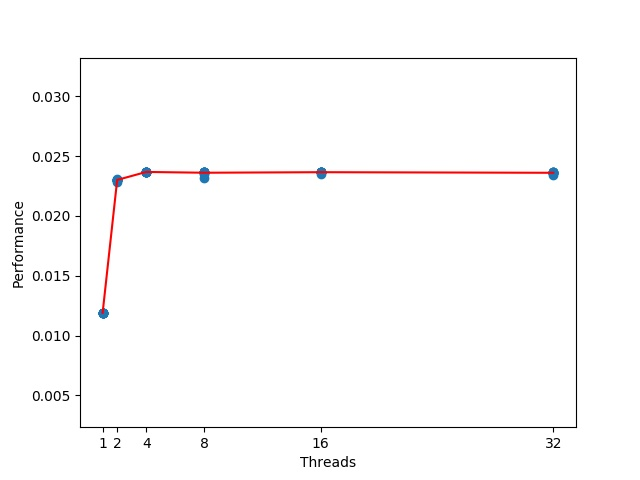

This chart was generated by the following Python code:
import numpy as np
import matplotlib.pyplot as plt
from sklearn.linear_model import LinearRegression
from sklearn.preprocessing import PolynomialFeatures

threads = [1, 2, 4, 8, 16, 32]
x = []
y = []

for n_threads in threads:
    with open('./times-obtained/%d-threads.txt' %(n_threads)) as file:
        sum = 0
        cnt = 0
        for time in file:
            x.append(n_threads)
            y.append(1.0 / float(time))
            sum += float(time)
            cnt += 1
        print("Tiempo promedio cuando se uso %d hilos = %f" %(n_threads, sum / cnt))

X = np.array(x).reshape(-1, 1)
Y = np.array(y).reshape(-1, 1)
pr = PolynomialFeatures(degree = 8)
X_poly = pr.fit_transform(X)
pr.fit(X_poly, Y)
linear_regressor = LinearRegression()
linear_regressor.fit(X_poly, Y)
Y_pred = linear_regressor.predict(X_poly)

plt.scatter(X, Y)
plt.plot(X, Y_pred, color = 'red')
plt.xlabel('Threads')
plt.ylabel('Performance')
plt.xticks(threads)
plt.savefig('graphics.jpg')
